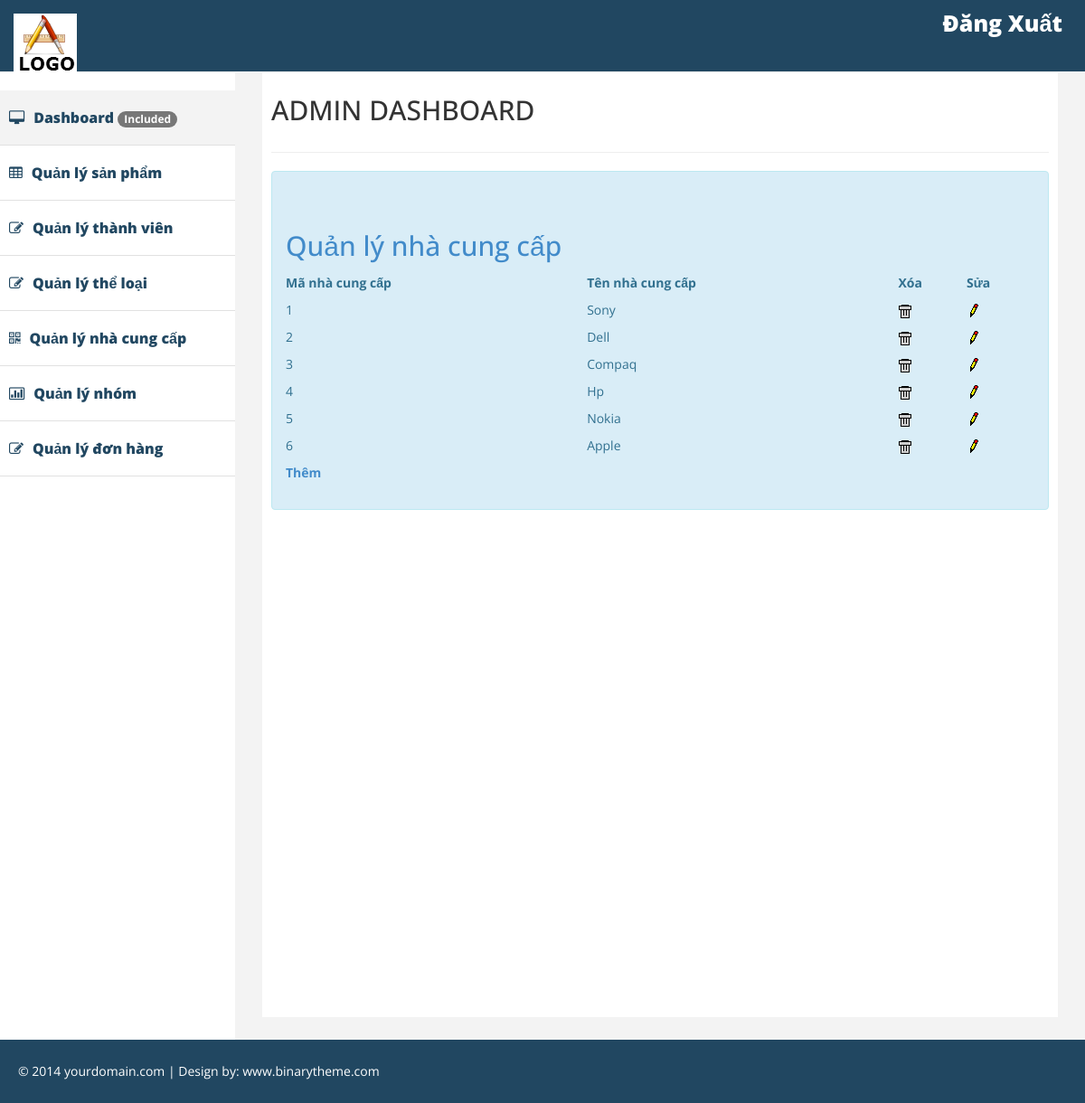
Before: /admin.php?mod=manufacturer&act=manage with the older database file.
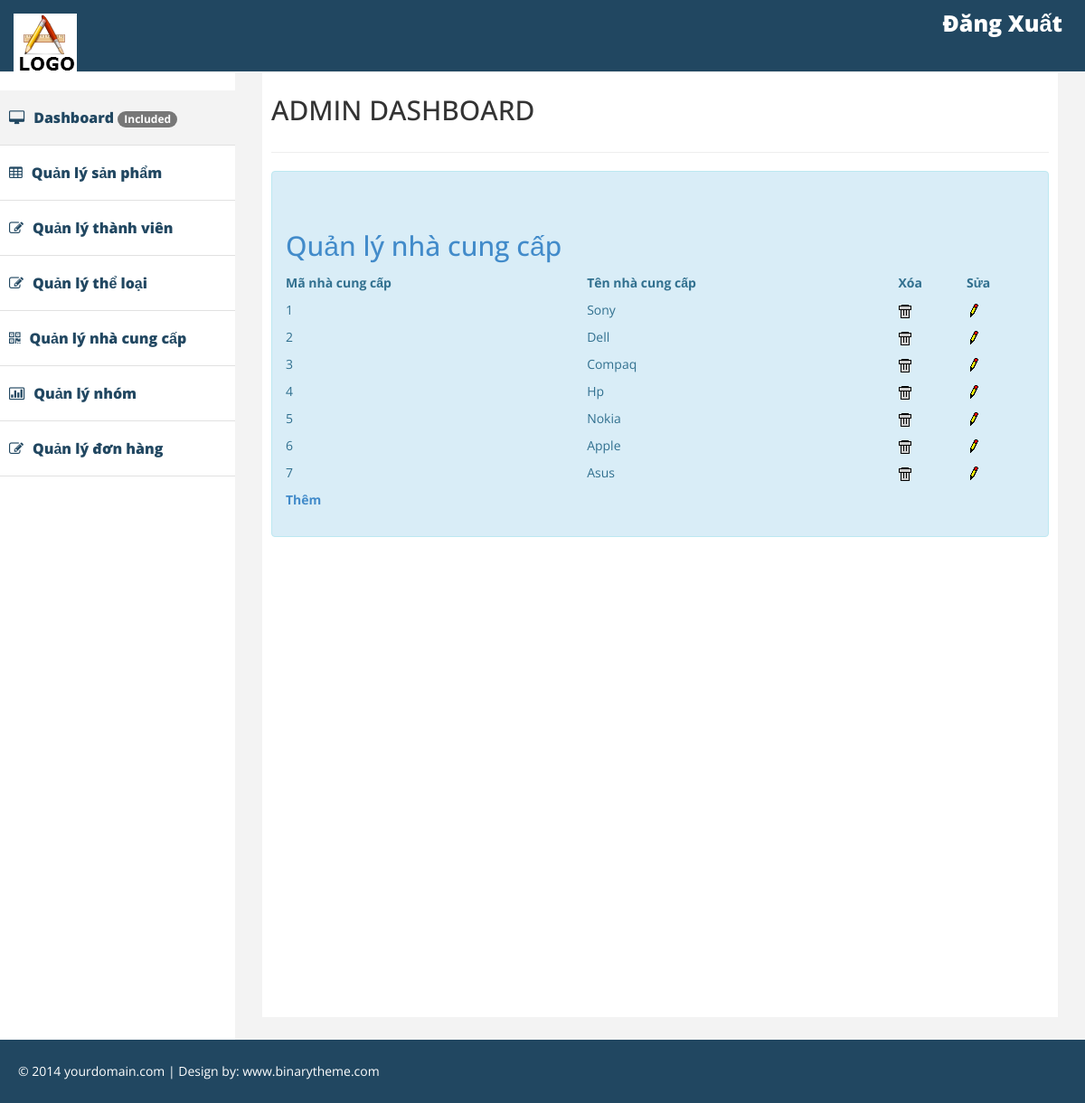
After: the same page with the newer database file.
### tables this page shows
CREATE TABLE `manufacturers` (
  `ManufacturerID` int(11) NOT NULL,
  `ManufacturerName` varchar(255) NOT NULL
);

### Controller/Manufacturer/Manage.php (called while the page is built)
<?php
	include_once("Model/Manufacturer.php");
	$ma = new Manufacturer();
	$ret = $ma->getManufacturerManage();
	include_once("View/Manufacturer/Manage.php");
?>

### Model/Manufacturer.php (called while the page is built, shortened)
<?php
include_once("DataProvider.php");
class Manufacturer{
	private $da;
	function __construct(){
		$this->da = new DataProvider();
	}
	function getManufacturerManage(){
		$sql = "Select * from manufacturers";
		return $this->da->FetchAll($sql);
	}
}
?>

### Model/DataProvider.php (called while the page is built, shortened)
 <?php
	class DataProvider{
		private $link;
		function __construct()
		{
			$this->link=mysqli_connect("127.0.0.1","root","","cnweb");
		}
		function ExecuteQuery($sql)
		{
	 		mysqli_query($this->link,"set names utf8");
			return mysqli_query($this->link, $sql);
		}
		function FetchAll($sql){
			$arr=array();
			$r = $this->ExecuteQuery($sql);
			while($row = mysqli_fetch_assoc($r)){
				$arr[]=$row;
			}
			return $arr;
		}
	}
?>

### View/Manufacturer/Manage.php (the view)
<br>
<div>
<h2><a href="admin.php?mod=manufacturer&act=manage">Quản lý nhà cung cấp</a></h2>
	<table width="100%">
    <tr class="title"><th>Mã nhà cung cấp</th><th>Tên nhà cung cấp</th><th>Xóa</th><th>Sửa</th></tr>
    <?php
	foreach($ret as $row)
	{
		echo "<tr><td>";
		echo $row['ManufacturerID']."</td><td>";
		echo $row['ManufacturerName']."</td><td>";
		echo "<a href=\"admin.php?mod=manufacturer&act=delete&id=$row[ManufacturerID]\" onclick=\"return IsDelete()\"><img src=\"Images/Delete.gif\" /></a></td><td>";
		echo "<a href=\"admin.php?mod=manufacturer&act=edit&id=$row[ManufacturerID]\"><img src=\"Images/Edit.gif\" /></a>";
		echo "</td></tr>";
	}
	?>
    </table>
<p class="btn-more box noprint"><strong><a href="admin.php?mod=manufacturer&act=insert">Thêm</a></strong></p>
</div>

### admin.php (shortened to what this page needs)
<!DOCTYPE html>
<html xmlns="http://www.w3.org/1999/xhtml">
<head>
    <link href="assets/css/bootstrap.css" rel="stylesheet" />
    <link href="assets/css/font-awesome.css" rel="stylesheet" />
    <link href="assets/css/custom.css" rel="stylesheet" />
</head>
<body>
    <div id="wrapper">
         <div class="navbar navbar-inverse navbar-fixed-top">
            <div class="adjust-nav">
                <div class="navbar-header">
                    <a class="navbar-brand" href="#">
                        <img src="assets/img/logo.png" />
                    </a>
                </div>
                <span class="logout-spn" >
                  <a href="index.php?mod=user&act=logout" style="color:#fff;">Đăng Xuất</a>
                </span>
            </div>
        </div>
        <nav class="navbar-default navbar-side" role="navigation">
            <div class="sidebar-collapse">
                <ul class="nav" id="main-menu">
                    <li class="active-link">
                        <a href="index.php" ><i class="fa fa-desktop "></i>Dashboard <span class="badge">Included</span></a>
                    </li>
                    <li>
                        <a href="admin.php?mod=products&act=manage"><i class="fa fa-table "></i>Quản lý sản phẩm  <span class="badge"></span></a>
                    </li>
                    <li>
                        <a href="admin.php?mod=user&act=manage"><i class="fa fa-edit "></i>Quản lý thành viên  <span class="badge"></span></a>
                    </li>
                    <li>
                        <a href="admin.php?mod=category&act=manage"><i class="fa fa-edit "></i>Quản lý thể loại  <span class="badge"></span></a>
                    </li>
                    <li>
                        <a href="admin.php?mod=manufacturer&act=manage"><i class="fa fa-qrcode "></i>Quản lý  nhà cung cấp</a>
                    </li>
                    <li>
                        <a href="admin.php?mod=group&act=manage"><i class="fa fa-bar-chart-o"></i>Quản lý nhóm</a>
                    </li>
                    <li>
                        <a href="admin.php?mod=order&act=manage"><i class="fa fa-edit "></i>Quản lý đơn hàng </a>
                    </li>
                </ul>
                            </div>
        </nav>
        <div id="page-wrapper" >
            <div id="page-inner">
                <div class="row">
                    <div class="col-lg-12">
                     <h2>ADMIN DASHBOARD</h2>
                    </div>
                </div>
                  <hr />
                <div class="row">
                    <div class="col-lg-12 ">
                        <div class="alert alert-info">
                             <?php
                                if(isset($_GET["mod"]))
                                {
                                     $a = ucfirst($_GET['mod']);
                                     $b = ucfirst($_GET['act']);
                                    include_once("Controller/".$a."/".$b.".php");
                                }
                                else
                                {
                                    include_once("Controller/Products/Manage.php");
                                }
                        ?>
                        </div>
                    </div>
                </div>
            </div>
        </div>
    </div>
    <div class="footer">
            <div class="row">
                <div class="col-lg-12" >
                    &copy;  2014 yourdomain.com | Design by: <a href="http://binarytheme.com" style="color:#fff;" target="_blank">www.binarytheme.com</a>
                </div>
            </div>
        </div>
</body>
</html>

### assets/css/custom.css (style rules this page uses)
body { font-family: 'Open Sans', sans-serif; line-height:30px; }
#wrapper { width: 100%; margin-top:50px; }
#page-wrapper { padding: 15px 15px; min-height: 600px; background:#F3F3F3; }
#page-inner { width:100%; margin:10px 20px 10px 0px; background-color:#fff!important; padding:10px; min-height:1050px; }
.sidebar-collapse .nav { padding:0; padding-top:50px; }
.sidebar-collapse > .nav > li > a { padding:15px 10px; color: #214761; font-weight: 900; font-size: 16px; }
.sidebar-collapse > .nav > li { border-bottom:1px solid #e1e1e1; }
.navbar-side { border:none; background-color: #fff; }
.navbar-inverse { background-color: #214761; border-color: #F0F0F0; min-height: 80px; }
.nav > li > a > i { margin-right:10px; }
.logout-spn { float:right; color:#fff; font-size:25px; font-weight:800; margin:20px; margin: 10px 25px 10px 50px; }
.logout-spn a { text-decoration:none; }
.active-link { background-color:#f3f3f3; }
.footer { background-color:#214761; width:100%; color:#fff; padding:20px 50px 20px 50px; padding-left:20px; }
@media (min-width:768px) { #page-wrapper { margin: 0 0 0 260px; padding: 15px 30px; min-height: 1050px; } }
@media (min-width:768px) { .navbar-side { z-index: 1; position: absolute; width: 260px; } }

Changed rows visible on the page:
added manufacturers: ManufacturerID "7", ManufacturerName "Asus"
